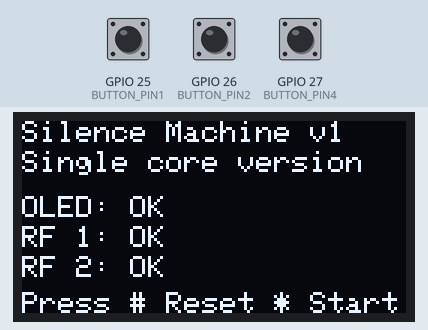
This sketch was run on a simulated ESP32. On the bench: 128×64 one-colour display. The inputs (shaded band) are chosen by the test bench; at power-on: GPIO 27 (BUTTON_PIN4) HIGH, GPIO 26 (BUTTON_PIN2) HIGH, GPIO 25 (BUTTON_PIN1) HIGH. No radio packets arrive unless stated; what the sketch prints to the serial monitor is not drawn. At 6.7 s the program stops and its outputs stay as they are.

Above: at 0.8 s.
0.9 s: GPIO 27 (BUTTON_PIN4) pulled LOW for 0.15 s
At 2.2 s:
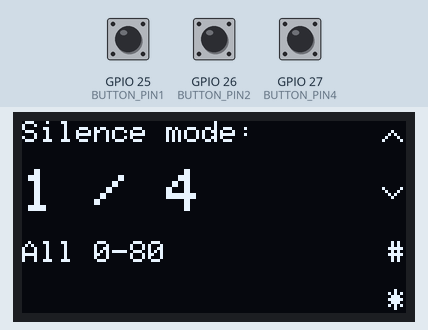
2.5 s: GPIO 26 (BUTTON_PIN2) pulled LOW for 0.15 s
At 3.5 s:
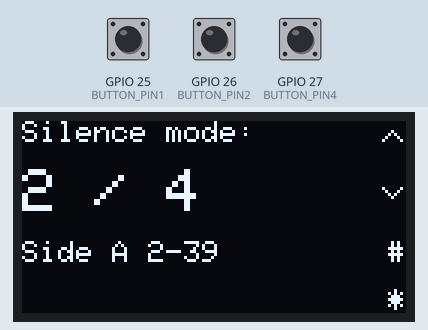
4.1 s: GPIO 26 (BUTTON_PIN2) pulled LOW for 1 s
At 4.6 s:
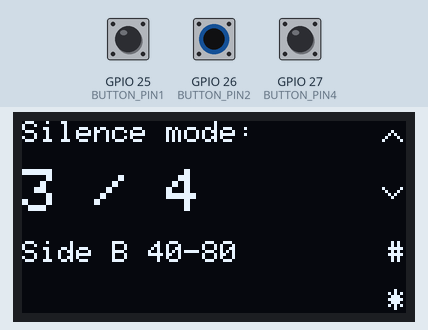
6.6 s: GPIO 27 (BUTTON_PIN4) pulled LOW for 1 s
At 7.8 s:
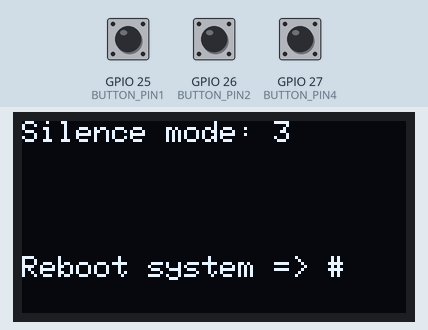
Timing chart, 0 to 8.2 s (numbered marks = the images above; inputs shaded):
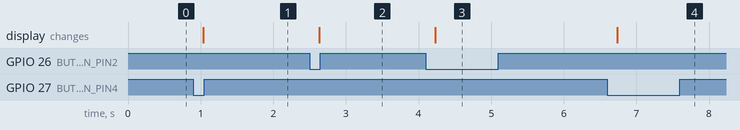

Measured:
- after the input at 0.9 s, the display: changes after 0.14 s (image 1)
- after the input at 2.5 s, the display: changes after 0.13 s (image 2)
- after the input at 4.1 s, the display: changes after 0.13 s (image 3)
- after the input at 6.6 s, the display: changes after 0.13 s (image 4)

The sketch:

silence_machine_single_core.ino
```cpp
/*
* Silence Machine - Single Core v1
* https://github.com/elcaza/silence_machine_single_core
* elcaza
* ESP32
*/

#include <SPI.h>
#include "RF24.h"
#include <ezButton.h>
#include <Adafruit_GFX.h>
#include <Adafruit_SSD1306.h>

// =====================================================================
// INICIO DE OPCIONES CONFIGURABLES
// Opciones relacionadas al cableado
// =====================================================================

// ****************************************************
// CONFIGURACION DE PANTALLA (I2C)
// ****************************************************

// SDA va al GPIO 21 || también puede ser 32
// SCL va al GPIO 22 || también puede ser 33
#define SDA_PIN 21
#define SCL_PIN 22

// Tamaño de pantalla en pixeles
#define SCREEN_WIDTH 128
#define SCREEN_HEIGHT 64
// Dirección I2C del OLED. Los valores comunes son 0x3C o 0x3D.
#define OLED_ADDR 0x3C

// ****************************************************
// CONFIGURACION DE RADIOS (DUAL-SPI)
// ****************************************************

// Pines de control para la RADIO 1 1 (VSPI, controlador 1)
// No se deben cambiar: CSN1_PIN, SCK1_PIN, MISO1_PIN MOSI1_PIN
// Estas son las usadas por defecto por el SPI
#define CE1_PIN 4
#define CSN1_PIN 5
#define SCK1_PIN 18
#define MISO1_PIN 19
#define MOSI1_PIN 23

// Pines de control para la RADIO 2 (HSPI, controlador 2)
// Aquí sí puedes cambiar las que gustes
#define CE2_PIN 2
#define CSN2_PIN 15
#define SCK2_PIN 14
#define MISO2_PIN 12
#define MOSI2_PIN 13

// ****************************************************
// CONFIGURACION BOTONES
// ****************************************************
const int BUTTON_PIN1 = 25; // UP - K1
const int BUTTON_PIN2 = 26; // DOWN - K2
const int BUTTON_PIN4 = 27; // * START - K4
// BUTTON_3 TO EN (Reset físico)
const int debounce_time = 100;

// ****************************************************
// CONFIGURACIONES ADICIONALES
// ****************************************************

const long SERIAL_BAUD = 115200;

// Se encuentran en CH
const int wifi_frequencies[] = {
	// 2412, 2417, 2422, 2427, 2432, 2437, 2442, 2447, 2452, 2457, 2462
	12, 17, 22, 27, 32, 37, 42, 47, 52, 57, 62
};

byte byte_i = 45;

// =====================================================================
// FIN DE OPCIONES CONFIGURABLES
// =====================================================================

// ****************************************************
// Variables para radios
// ****************************************************

// El primer SPI usa la variable por default
SPIClass spi2(HSPI);
RF24 radio1(CE1_PIN, CSN1_PIN); // VSPI
RF24 radio2(CE2_PIN, CSN2_PIN); // HSPI

// ****************************************************
// Variables para botones, display y modo de silencio
// ****************************************************

ezButton button1(BUTTON_PIN1); // UP - K1
ezButton button2(BUTTON_PIN2); // DOWN - K2
ezButton button4(BUTTON_PIN4); // * START - K4

Adafruit_SSD1306 display = Adafruit_SSD1306(128, 64, &Wire);

bool oled_success = false;
bool rf1_success = false;
bool rf2_success = false;

char string_current_index[10];
char string_number_of_modes[10];

// =====================================================================
// INICIO DE OPCIONES CONFIGURABLES
// Configuración de los modos de silencio
// Debe coincidir:
// # modos en el array = # funciones = # de opciones en el menú
// =====================================================================

// ****************************************************
// Descripción para los modos de silencio. El modo es su indice.
// ****************************************************

const char* all_modes[] = {
	"All 0-80",
	"Side A 2-39",
	"Side B 40-80",
	"WiFi 1"
};

int number_of_modes = sizeof(all_modes) / sizeof(all_modes[0]);

// ****************************************************
// Funciones de los modos de silencio
// ****************************************************

// Modos de silencio, funciones.
void silence_mode_1() {
	while(1){
		for (size_t i = 2; i < 81; i++) {
			radio1.setChannel(i);
			radio2.setChannel(i);
		}
	}
}

void silence_mode_2() {
	while(1){
		for (size_t i = 2; i < 41; i++) {
			radio1.setChannel(i);
			radio2.setChannel(i);
		}
	}
}

void silence_mode_3() {
	while(1){
		for (size_t i = 40; i < 81; i++) {
			radio1.setChannel(i);
			radio2.setChannel(i);
		}
	}
}

void silence_mode_4() {
	while(1){
		for (size_t i = 2; i < 20; i++) {
			radio1.setChannel(i);
			radio2.setChannel(i+3);
		}
	}
}

// ****************************************************
// Menú para los modos de silencio
// ****************************************************

// Modos de silencio, función inicializadora.
void generate_silence(int p_index) {
	switch (p_index + 1) {
		case 1:
			Serial.println(F("Case 1"));
			silence_mode_1();
			break;
		case 2:
			Serial.println(F("Case 2"));
			silence_mode_2();
			break;
		case 3:
			Serial.println(F("Case 3"));
			silence_mode_3();
			break;
		case 4:
			Serial.println(F("Case 4"));
			silence_mode_4();
			break;
		default:
			Serial.println(F("Ocurrio un error en la funcion generate_silenc"));
			break;
	}
}

// =====================================================================
// FIN DE OPCIONES CONFIGURABLES
// =====================================================================

// ****************************************************
// Funciones que muestran opciones en pantalla
// ****************************************************

void show_health_test(bool p_oled_ok, bool p_rf1_ok, bool p_rf2_ok) {
	display.clearDisplay();
	display.setTextSize(1);
	display.setTextColor(WHITE);

	display.setCursor(0, 0);
	display.println("Silence Machine v1");

	display.setCursor(0, 10);
	display.println("Single core version");

	display.setCursor(0, 25);
	display.print("OLED: ");
	display.println(p_oled_ok ? "OK" : "ERROR");

	display.setCursor(0, 35);
	display.print("RF 1: ");
	display.println(p_rf1_ok ? "OK" : "ERROR");

	display.setCursor(0, 45);
	display.print("RF 2: ");
	display.println(p_rf2_ok ? "OK" : "ERROR");

	display.setCursor(0, 57);
	display.print("Press # Reset * Start");

	display.display();
}

void show_nav(const char* p_current_mode, const char* p_available_modes) {
	display.clearDisplay();
	display.setTextSize(1);

	// Arriba
	display.setRotation(3);
	display.setCursor(56, 120);
	display.print(">");

	// Abajo
	display.setCursor(37, 120);
	display.print("<");

	display.setRotation(0);
	display.setCursor(122, 40);
	display.print("#");

	display.setCursor(122, 56);
	display.print("*");

	display.setCursor(0, 0);
	display.println("Silence mode:\n");
	display.setTextSize(2);
	display.print(p_current_mode);
	display.print(" / ");
	display.println(p_available_modes);
	display.setTextSize(1);
	display.println("");
	display.println(all_modes[atoi(p_current_mode)-1]);
	display.display();
}

void show_current_mode(int p_mode){
	display.clearDisplay();
	display.setTextSize(1);
	display.setTextColor(WHITE);

	display.setCursor(0, 0);
	display.print("Silence mode: ");
	display.println(p_mode);

	display.setCursor(0, 45);
	display.println("Reboot system => #");

	display.display();
}

// ****************************************************
// Funciones de menu
// ****************************************************

void press_to_start(){
	bool waiting_menu = true;

	while(waiting_menu) {
		button4.loop();

		if (button4.isPressed()) {
			// Se presionó '*' para continuar
			waiting_menu = false;
		}

		// Delay para evitar saturar el núcleo con el bucle
		delay(5);
	}
}

void start_nav() {
	bool waiting_menu = true;
	int current_index = 0;
	bool nav_changed = false;

	itoa(current_index + 1, string_current_index, 10);
	itoa(number_of_modes, string_number_of_modes, 10);
	show_nav(string_current_index, string_number_of_modes);

	while(waiting_menu) {
		button1.loop();
		button2.loop();
		button4.loop();

		if (button1.isPressed()) {
			if (current_index > 0) {
				current_index--;
				nav_changed = true;
			}
		}

		if (button2.isPressed()) {
			if (current_index < number_of_modes-1) {
				current_index++;
				nav_changed = true;
			}
		}

		if (nav_changed) {
			itoa(current_index + 1, string_current_index, 10);
			show_nav(string_current_index, string_number_of_modes);
			nav_changed = false;
			// Serial.printf("Indice: %d, Muestra: %s / %s\n", current_index, string_current_index, string_number_of_modes);
		}

		if (button4.isPressed()) {
			waiting_menu = false;
			show_current_mode(current_index+1);
			generate_silence(current_index);
		}
		// Delay para evitar saturar el núcleo con el bucle
		delay(5);
	}
}

// ****************************************************
// Setup y loop
// ****************************************************

void setup() {
	// Conexión Serial
	Serial.begin(SERIAL_BAUD);
	Serial.println(F("Silence Machine v1 - Single core version"));

	// Inicialización de los botones
	button1.setDebounceTime(debounce_time);
	button2.setDebounceTime(debounce_time);
	button4.setDebounceTime(debounce_time);

	pinMode(BUTTON_PIN1, INPUT_PULLUP);
	pinMode(BUTTON_PIN2, INPUT_PULLUP);
	pinMode(BUTTON_PIN4, INPUT_PULLUP);

	// Inicialización de la pantalla
	Wire.begin(SDA_PIN, SCL_PIN);
	if (!display.begin(SSD1306_SWITCHCAPVCC, 0x3C)) {
		Serial.println(F("ERROR: OLED screen not found!"));
		Serial.println(F("Te recomendamos utilizar la siguiente herramienta para ver si todas las conexiones estan bien"));
		Serial.println(F("https://github.com/elcaza/jammon_tester"));
		while(1);
	}
	oled_success = true;

	// Inicialización de los módulos RF
	// Radio 1 usa el SPI por defecto
	if (radio1.begin()) {
		radio1.setAutoAck(false);
		radio1.stopListening();
		radio1.setRetries(0, 0);
		radio1.setPayloadSize(5);
		radio1.setAddressWidth(3);
		radio1.setPALevel(RF24_PA_MAX);
		radio1.setDataRate(RF24_2MBPS);
		radio1.setCRCLength(RF24_CRC_DISABLED);
		// radio1.printPrettyDetails();
		radio1.startConstCarrier(RF24_PA_MAX, byte_i);
		Serial.println(F("RADIO 1 - OK"));
		rf1_success = true;
	} else {
		Serial.println(F("Error al iniciar Radio 1"));
	}

	spi2.begin(SCK2_PIN, MISO2_PIN, MOSI2_PIN, CSN2_PIN);

	if (radio2.begin(&spi2)) {
		radio2.setAutoAck(false);
		radio2.stopListening();
		radio2.setRetries(0, 0);
		radio2.setPayloadSize(5);
		radio2.setAddressWidth(3);
		radio2.setPALevel(RF24_PA_MAX);
		radio2.setDataRate(RF24_2MBPS);
		radio2.setCRCLength(RF24_CRC_DISABLED);
		// radio2.printPrettyDetails();
		radio2.startConstCarrier(RF24_PA_MAX, byte_i);
		Serial.println(F("RADIO 2 - OK"));
		rf2_success = true;
	} else {
		Serial.println(F("Error al iniciar RADIO 2"));
	}

	show_health_test(oled_success, rf1_success, rf2_success);

	press_to_start();

	start_nav();
}

void loop() {

}
```
